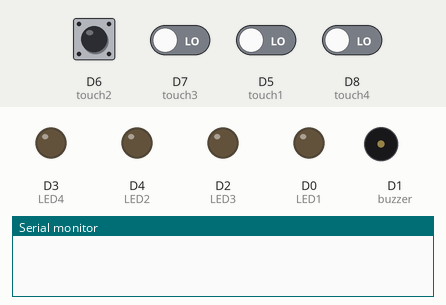
The sketch below on a simulated ESP8266 (NodeMCU). Shown: output pins drawn as LEDs (lit = HIGH), buzzer (waves = sounding, pin HIGH), the last lines printed to the serial monitor. Inputs (shaded band) come from the test bench; at power-on: D5 (touch1), D6 (touch2), D7 (touch3), D8 (touch4) LOW.

Above: at 2.8 s.
2.9 s: D6 (touch2) pulled HIGH for 1.2 s
At 4.3 s:
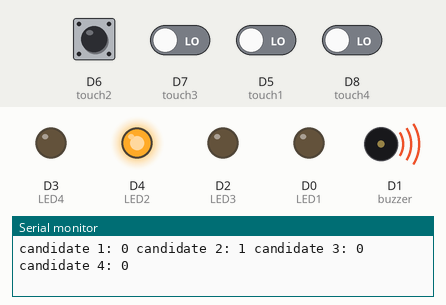
5.6 s: D6 (touch2) driven HIGH and D5 (touch1) driven HIGH
At 9.5 s:
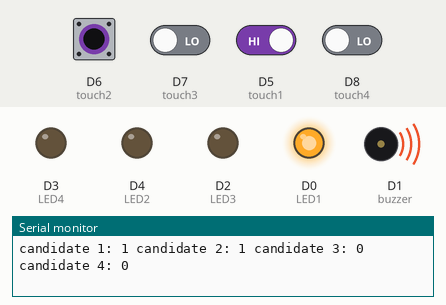
9.7 s: D6 (touch2) driven LOW and D7 (touch3) driven HIGH and D5 (touch1) driven LOW and D8 (touch4) driven HIGH
13.8 s: D7 (touch3) driven LOW
At 15.9 s:
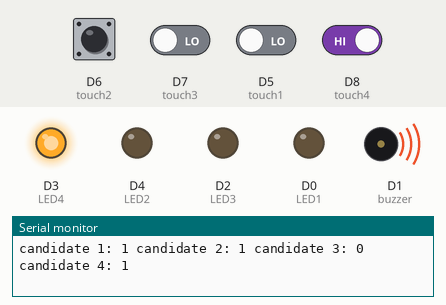
Timing chart, 0 to 17.4 s (numbered marks = the images above; inputs shaded):
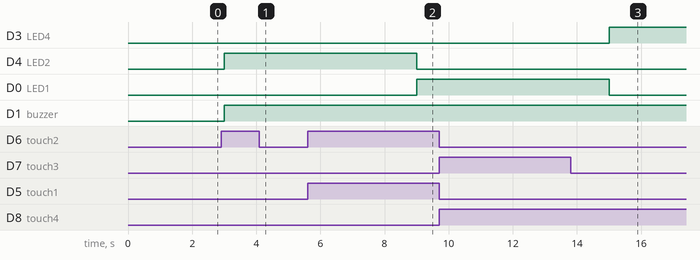

Measured:
- after the input at 2.9 s, D4 (LED2), D1 (buzzer): LOW → HIGH after 0.10 s
- after the input at 5.6 s, D0 (LED1): LOW → HIGH after 3.4 s; D1 (buzzer): stays HIGH (without the input it goes to LOW after 3.4 s)
- after the input at 9.7 s, every drawn part: stays the same
- after the input at 13.8 s, D3 (LED4): LOW → HIGH after 1.2 s; D2 (LED3): stays LOW (without the input it goes to HIGH after 1.2 s)

The sketch:

Voting_Machine.ino
```cpp
int LED1=D0;
int LED2=D4;
int LED3=D2;
int LED4=D3;
int touch1=D5;
int touch2=D6;
int touch3=D7;
int touch4=D8;
int buzzer=D1;

int count1=0;
int count2=0;
int count3=0;
int count4=0;

void setup() {
  // put your setup code here, to run once:
Serial.begin(9600);
pinMode(touch1,INPUT);
pinMode(LED1,OUTPUT);
pinMode(touch2,INPUT);
pinMode(LED2,OUTPUT);
pinMode(touch3,INPUT);
pinMode(LED3,OUTPUT);
pinMode(touch4,INPUT);
pinMode(LED4,OUTPUT);
pinMode(buzzer,OUTPUT);
}

void loop() {
digitalWrite(LED1,LOW);
digitalWrite(buzzer,LOW);
//digitalWrite(LED,HIGH);
//delay(1000)
digitalWrite(LED2,LOW);
digitalWrite(LED3,LOW);
digitalWrite(LED4,LOW);
int touch_state1=digitalRead(touch1);
int touch_state2=digitalRead(touch2);
int touch_state3=digitalRead(touch3);
int touch_state4=digitalRead(touch4);

//Serial.println("Value 1");
//Serial.print(touch_state1);
//Serial.print("\n");
//Serial.println("Value 2");
//Serial.print(touch_state2);
//Serial.print("\n");
//Serial.println("Value 3");
//Serial.print(touch_state3);
//Serial.print("\n");
//Serial.println("Value 4");
//Serial.print(touch_state4);
//Serial.print("\n");


if(touch_state1==1)
{
  digitalWrite(LED1,HIGH);
digitalWrite(buzzer,HIGH);
//digitalWrite(LED,HIGH);
//delay(1000)
  count1++;
  Serial.println("\ncandidate 1: " + String(count1) + " candidate 2: " + String(count2) + " candidate 3: " + String(count3) + " candidate 4: " + String(count4));

  delay(5000);
}
else if(touch_state2==1)
{
  digitalWrite(LED2,HIGH);
  digitalWrite(buzzer,HIGH);
  count2++;
 Serial.println("\ncandidate 1: " + String(count1) + " candidate 2: " + String(count2) + " candidate 3: " + String(count3) + " candidate 4: " + String(count4));


  delay(5000);

//digitalWrite(LED,HIGH);
//delay(1000)
}
else if(touch_state3==1)
{
  digitalWrite(LED3,HIGH);
  digitalWrite(buzzer,HIGH);
//digitalWrite(LED,HIGH);
//delay(1000)
count3++;
Serial.println("\ncandidate 1: " + String(count1) + " candidate 2: " + String(count2) + " candidate 3: " + String(count3) + " candidate 4: " + String(count4));


   delay(5000);
}
else if(touch_state4==1)
{
  digitalWrite(LED4,HIGH);
  digitalWrite(buzzer,HIGH);
//digitalWrite(LED,HIGH);
//delay(1000)
count4++;
Serial.println("\ncandidate 1: " + String(count1) + " candidate 2: " + String(count2) + " candidate 3: " + String(count3) + " candidate 4: " + String(count4));


   delay(5000);
}
delay(1000);
}
```
